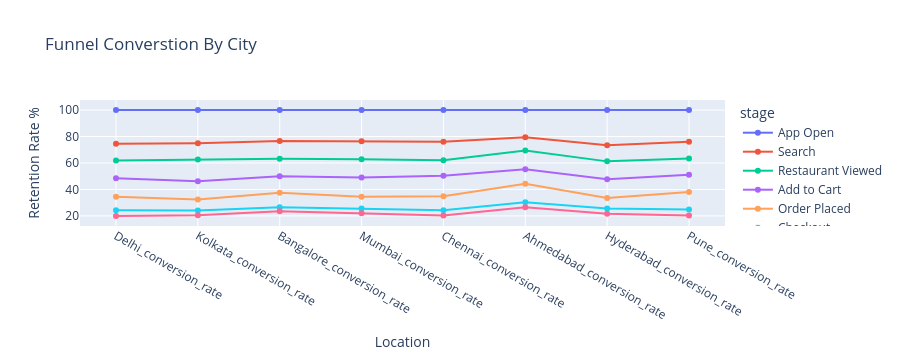

Notebook code cell kept with this figure:
### Code cell
px.line(location_retention.T,title='Funnel Converstion By City',markers=True,labels={'index':'Location','value':'Retention Rate %'})

### Figure 1 — Plotly figure (JSON) as saved in the notebook; plotly's stock layout.template omitted (floating-point values rounded to 4 significant figures)
{"data": [{"hovertemplate": "stage=App Open<br>Location=%{x}<br>Retention Rate %=%{y}<extra></extra>", "legendgroup": "App Open", "line": {"color": "#636efa", "dash": "solid"}, "marker": {"symbol": "circle"}, "mode": "lines+markers", "name": "App Open", "orientation": "v", "showlegend": true, "type": "scatter", "x": ["Delhi_conversion_rate", "Kolkata_conversion_rate", "Bangalore_conversion_rate", "Mumbai_conversion_rate", "Chennai_conversion_rate", "Ahmedabad_conversion_rate", "Hyderabad_conversion_rate", "Pune_conversion_rate"], "xaxis": "x", "y": [100, 100, 100, 100, 100, 100, 100, 100], "yaxis": "y"}, {"hovertemplate": "stage=Search<br>Location=%{x}<br>Retention Rate %=%{y}<extra></extra>", "legendgroup": "Search", "line": {"color": "#EF553B", "dash": "solid"}, "marker": {"symbol": "circle"}, "mode": "lines+markers", "name": "Search", "orientation": "v", "showlegend": true, "type": "scatter", "x": ["Delhi_conversion_rate", "Kolkata_conversion_rate", "Bangalore_conversion_rate", "Mumbai_conversion_rate", "Chennai_conversion_rate", "Ahmedabad_conversion_rate", "Hyderabad_conversion_rate", "Pune_conversion_rate"], "xaxis": "x", "y": [74.45, 75, 76.64, 76.5, 76.02, 79.44, 73.44, 76.02], "yaxis": "y"}, {"hovertemplate": "stage=Restaurant Viewed<br>Location=%{x}<br>Retention Rate %=%{y}<extra></extra>", "legendgroup": "Restaurant Viewed", "line": {"color": "#00cc96", "dash": "solid"}, "marker": {"symbol": "circle"}, "mode": "lines+markers", "name": "Restaurant Viewed", "orientation": "v", "showlegend": true, "type": "scatter", "x": ["Delhi_conversion_rate", "Kolkata_conversion_rate", "Bangalore_conversion_rate", "Mumbai_conversion_rate", "Chennai_conversion_rate", "Ahmedabad_conversion_rate", "Hyderabad_conversion_rate", "Pune_conversion_rate"], "xaxis": "x", "y": [61.83, 62.73, 63.24, 62.81, 62.08, 69.35, 61.22, 63.44], "yaxis": "y"}, {"hovertemplate": "stage=Add to Cart<br>Location=%{x}<br>Retention Rate %=%{y}<extra></extra>", "legendgroup": "Add to Cart", "line": {"color": "#ab63fa", "dash": "solid"}, "marker": {"symbol": "circle"}, "mode": "lines+markers", "name": "Add to Cart", "orientation": "v", "showlegend": true, "type": "scatter", "x": ["Delhi_conversion_rate", "Kolkata_conversion_rate", "Bangalore_conversion_rate", "Mumbai_conversion_rate", "Chennai_conversion_rate", "Ahmedabad_conversion_rate", "Hyderabad_conversion_rate", "Pune_conversion_rate"], "xaxis": "x", "y": [48.41, 46.14, 49.95, 49.03, 50.37, 55.24, 47.63, 51.19], "yaxis": "y"}, {"hovertemplate": "stage=Order Placed<br>Location=%{x}<br>Retention Rate %=%{y}<extra></extra>", "legendgroup": "Order Placed", "line": {"color": "#FFA15A", "dash": "solid"}, "marker": {"symbol": "circle"}, "mode": "lines+markers", "name": "Order Placed", "orientation": "v", "showlegend": true, "type": "scatter", "x": ["Delhi_conversion_rate", "Kolkata_conversion_rate", "Bangalore_conversion_rate", "Mumbai_conversion_rate", "Chennai_conversion_rate", "Ahmedabad_conversion_rate", "Hyderabad_conversion_rate", "Pune_conversion_rate"], "xaxis": "x", "y": [34.49, 32.5, 37.59, 34.54, 34.94, 44.35, 33.59, 38.1], "yaxis": "y"}, {"hovertemplate": "stage=Checkout<br>Location=%{x}<br>Retention Rate %=%{y}<extra></extra>", "legendgroup": "Checkout", "line": {"color": "#19d3f3", "dash": "solid"}, "marker": {"symbol": "circle"}, "mode": "lines+markers", "name": "Checkout", "orientation": "v", "showlegend": true, "type": "scatter", "x": ["Delhi_conversion_rate", "Kolkata_conversion_rate", "Bangalore_conversion_rate", "Mumbai_conversion_rate", "Chennai_conversion_rate", "Ahmedabad_conversion_rate", "Hyderabad_conversion_rate", "Pune_conversion_rate"], "xaxis": "x", "y": [24.25, 24.09, 26.58, 25.53, 24.35, 30.24, 25.65, 24.83], "yaxis": "y"}, {"hovertemplate": "stage=Payment<br>Location=%{x}<br>Retention Rate %=%{y}<extra></extra>", "legendgroup": "Payment", "line": {"color": "#FF6692", "dash": "solid"}, "marker": {"symbol": "circle"}, "mode": "lines+markers", "name": "Payment", "orientation": "v", "showlegend": true, "type": "scatter", "x": ["Delhi_conversion_rate", "Kolkata_conversion_rate", "Bangalore_conversion_rate", "Mumbai_conversion_rate", "Chennai_conversion_rate", "Ahmedabad_conversion_rate", "Hyderabad_conversion_rate", "Pune_conversion_rate"], "xaxis": "x", "y": [19.98, 20.45, 23.57, 22.0, 20.26, 26.61, 21.68, 20.24], "yaxis": "y"}], "layout": {"height": 360, "legend": {"title": {"text": "stage"}, "tracegroupgap": 0}, "title": {"text": "Funnel Converstion By City"}, "xaxis": {"anchor": "y", "autorange": true, "domain": [0, 1], "range": [-0.4271, 7.427], "title": {"text": "Location"}, "type": "category"}, "yaxis": {"anchor": "x", "autorange": true, "domain": [0, 1], "range": [12.25, 107.7], "title": {"text": "Retention Rate %"}, "type": "linear"}}}
